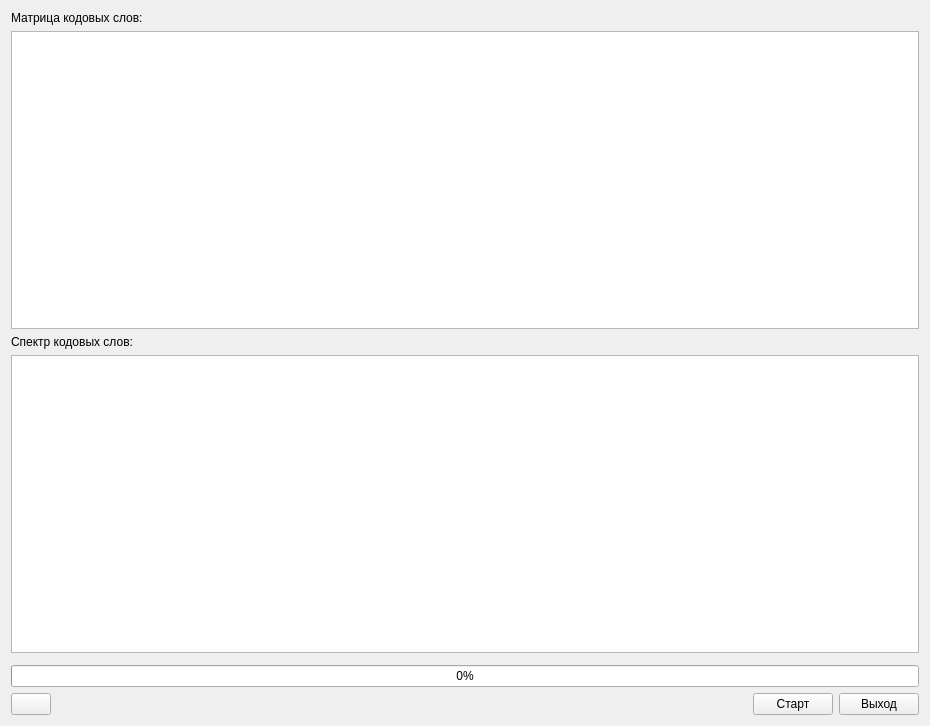
<?xml version="1.0" encoding="UTF-8"?>
<ui version="4.0">
 <class>Widget</class>
 <widget class="QWidget" name="Widget">
  <property name="geometry">
   <rect>
    <x>0</x>
    <y>0</y>
    <width>930</width>
    <height>726</height>
   </rect>
  </property>
  <property name="windowTitle">
   <string>Расчет спектра кодовых слов</string>
  </property>
  <property name="windowIcon">
   <iconset resource="q.qrc">
    <normaloff>:/icon.png</normaloff>:/icon.png</iconset>
  </property>
  <layout class="QVBoxLayout" name="verticalLayout">
   <item>
    <widget class="QLabel" name="matrixLBL">
     <property name="text">
      <string>Матрица кодовых слов:</string>
     </property>
    </widget>
   </item>
   <item>
    <widget class="FilterPlainTextEdit" name="matrixPTE">
     <property name="lineWrapMode">
      <enum>QPlainTextEdit::NoWrap</enum>
     </property>
    </widget>
   </item>
   <item>
    <widget class="QLabel" name="spectrumLBL">
     <property name="text">
      <string>Спектр кодовых слов:</string>
     </property>
    </widget>
   </item>
   <item>
    <widget class="QPlainTextEdit" name="spectrumPTE">
     <property name="lineWrapMode">
      <enum>QPlainTextEdit::NoWrap</enum>
     </property>
     <property name="readOnly">
      <bool>true</bool>
     </property>
    </widget>
   </item>
   <item>
    <widget class="QCustomPlot" name="spectrumCPT" native="true"/>
   </item>
   <item>
    <widget class="QProgressBar" name="infoPBR">
     <property name="value">
      <number>0</number>
     </property>
    </widget>
   </item>
   <item>
    <layout class="QHBoxLayout" name="horizontalLayout">
     <item>
      <widget class="QPushButton" name="settingsPBN">
       <property name="text">
        <string/>
       </property>
       <property name="icon">
        <iconset resource="q.qrc">
         <normaloff>:/gear.png</normaloff>:/gear.png</iconset>
       </property>
      </widget>
     </item>
     <item>
      <spacer name="horizontalSpacer_2">
       <property name="orientation">
        <enum>Qt::Horizontal</enum>
       </property>
       <property name="sizeHint" stdset="0">
        <size>
         <width>40</width>
         <height>20</height>
        </size>
       </property>
      </spacer>
     </item>
     <item>
      <widget class="QLabel" name="infoLBL">
       <property name="text">
        <string/>
       </property>
      </widget>
     </item>
     <item>
      <spacer name="horizontalSpacer">
       <property name="orientation">
        <enum>Qt::Horizontal</enum>
       </property>
       <property name="sizeHint" stdset="0">
        <size>
         <width>40</width>
         <height>20</height>
        </size>
       </property>
      </spacer>
     </item>
     <item>
      <widget class="QPushButton" name="executePBN">
       <property name="text">
        <string>Старт</string>
       </property>
      </widget>
     </item>
     <item>
      <widget class="QPushButton" name="exitPBN">
       <property name="text">
        <string>Выход</string>
       </property>
      </widget>
     </item>
    </layout>
   </item>
  </layout>
 </widget>
 <customwidgets>
  <customwidget>
   <class>QCustomPlot</class>
   <extends>QWidget</extends>
   <header>qcustomplot.h</header>
   <container>1</container>
  </customwidget>
  <customwidget>
   <class>FilterPlainTextEdit</class>
   <extends>QPlainTextEdit</extends>
   <header>filterplaintextedit.h</header>
  </customwidget>
 </customwidgets>
 <resources>
  <include location="q.qrc"/>
 </resources>
 <connections/>
</ui>
